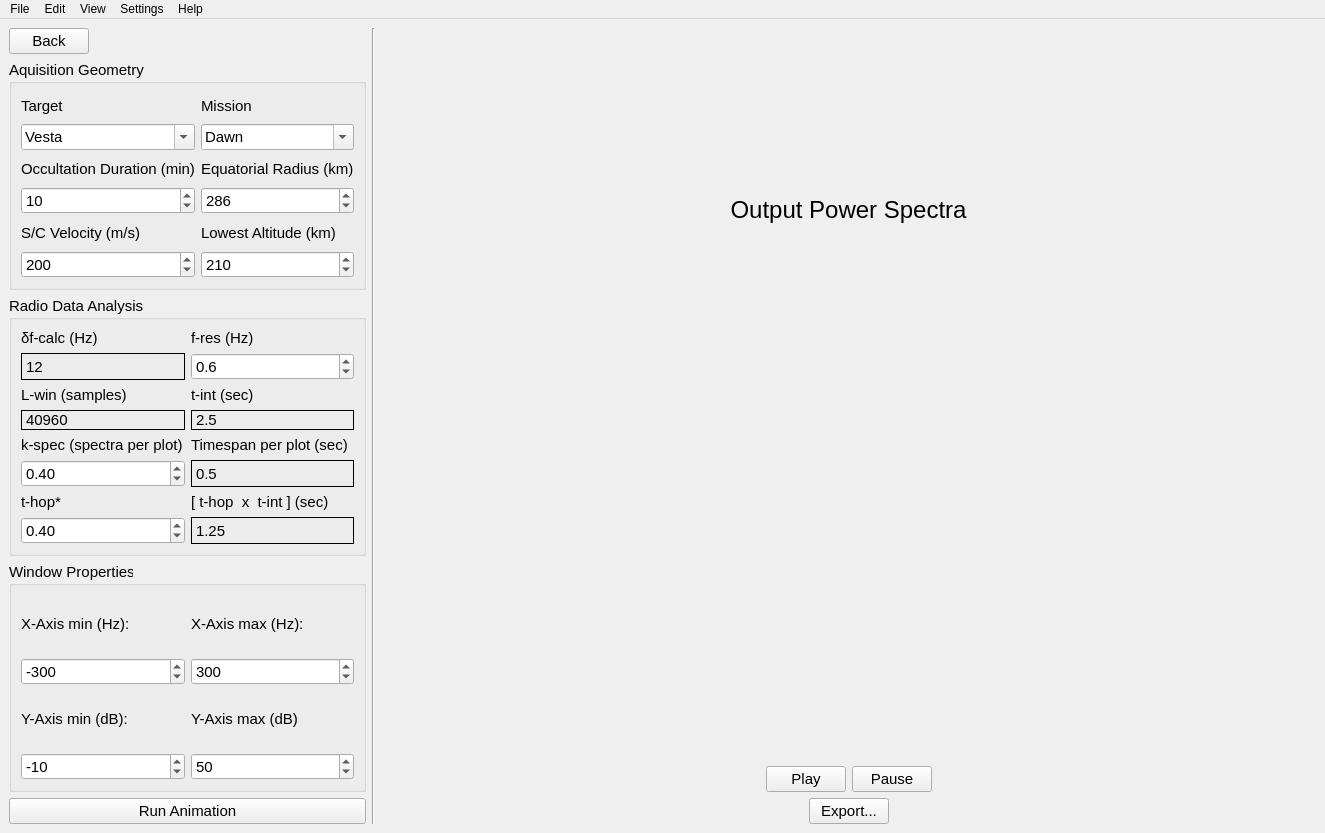
<?xml version="1.0" encoding="UTF-8"?>
<ui version="4.0">
 <class>MainWindow</class>
 <widget class="QMainWindow" name="MainWindow">
  <property name="geometry">
   <rect>
    <x>0</x>
    <y>0</y>
    <width>1325</width>
    <height>833</height>
   </rect>
  </property>
  <property name="font">
   <font>
    <family>Arial</family>
    <pointsize>9</pointsize>
    <weight>50</weight>
    <bold>false</bold>
   </font>
  </property>
  <property name="windowTitle">
   <string>MainWindow</string>
  </property>
  <widget class="QWidget" name="centralwidget">
   <property name="font">
    <font>
     <pointsize>9</pointsize>
    </font>
   </property>
   <layout class="QGridLayout" name="gridLayout">
    <item row="1" column="2">
     <layout class="QHBoxLayout" name="horizontalLayout" stretch="1,1,5">
      <item>
       <layout class="QVBoxLayout" name="vlayout_left">
        <item>
         <layout class="QHBoxLayout" name="horizontalLayout_7">
          <item>
           <widget class="QPushButton" name="btn_back">
            <property name="font">
             <font>
              <pointsize>11</pointsize>
             </font>
            </property>
            <property name="text">
             <string>Back</string>
            </property>
           </widget>
          </item>
          <item>
           <spacer name="horizontalSpacer_5">
            <property name="orientation">
             <enum>Qt::Horizontal</enum>
            </property>
            <property name="sizeHint" stdset="0">
             <size>
              <width>40</width>
              <height>20</height>
             </size>
            </property>
           </spacer>
          </item>
         </layout>
        </item>
        <item>
         <widget class="QGroupBox" name="group_aq_geometry">
          <property name="font">
           <font>
            <family>Arial</family>
            <pointsize>11</pointsize>
           </font>
          </property>
          <property name="title">
           <string>Aquisition Geometry</string>
          </property>
          <layout class="QGridLayout" name="gridLayout_3">
           <item row="0" column="0">
            <widget class="QLabel" name="lbl_target">
             <property name="font">
              <font>
               <family>Arial</family>
               <pointsize>11</pointsize>
              </font>
             </property>
             <property name="text">
              <string>Target</string>
             </property>
            </widget>
           </item>
           <item row="0" column="1">
            <widget class="QLabel" name="lbl_mission">
             <property name="font">
              <font>
               <family>Arial</family>
               <pointsize>11</pointsize>
              </font>
             </property>
             <property name="text">
              <string>Mission</string>
             </property>
            </widget>
           </item>
           <item row="1" column="0">
            <widget class="QComboBox" name="combo_target">
             <property name="enabled">
              <bool>true</bool>
             </property>
             <property name="editable">
              <bool>true</bool>
             </property>
             <property name="currentText">
              <string>Vesta</string>
             </property>
            </widget>
           </item>
           <item row="1" column="1">
            <widget class="QComboBox" name="combo_mission">
             <property name="enabled">
              <bool>true</bool>
             </property>
             <property name="editable">
              <bool>true</bool>
             </property>
             <property name="currentText">
              <string>Dawn</string>
             </property>
            </widget>
           </item>
           <item row="2" column="0">
            <widget class="QLabel" name="lbl_occ_duration">
             <property name="font">
              <font>
               <family>Arial</family>
               <pointsize>11</pointsize>
              </font>
             </property>
             <property name="text">
              <string>Occultation Duration (min)</string>
             </property>
            </widget>
           </item>
           <item row="2" column="1">
            <widget class="QLabel" name="lbl_eq_radius">
             <property name="font">
              <font>
               <family>Arial</family>
               <pointsize>11</pointsize>
              </font>
             </property>
             <property name="text">
              <string>Equatorial Radius (km)</string>
             </property>
            </widget>
           </item>
           <item row="3" column="0">
            <widget class="QSpinBox" name="spin_occ_duration">
             <property name="enabled">
              <bool>true</bool>
             </property>
             <property name="font">
              <font>
               <family>Arial</family>
               <pointsize>11</pointsize>
              </font>
             </property>
             <property name="minimum">
              <number>-100</number>
             </property>
             <property name="value">
              <number>10</number>
             </property>
            </widget>
           </item>
           <item row="3" column="1">
            <widget class="QSpinBox" name="spin_eq_radius">
             <property name="enabled">
              <bool>true</bool>
             </property>
             <property name="font">
              <font>
               <family>Arial</family>
               <pointsize>11</pointsize>
              </font>
             </property>
             <property name="minimum">
              <number>-100</number>
             </property>
             <property name="maximum">
              <number>1000000000</number>
             </property>
             <property name="value">
              <number>286</number>
             </property>
            </widget>
           </item>
           <item row="4" column="0">
            <widget class="QLabel" name="lbl_sc_veolcity">
             <property name="font">
              <font>
               <family>Arial</family>
               <pointsize>11</pointsize>
              </font>
             </property>
             <property name="text">
              <string>S/C Velocity (m/s)</string>
             </property>
            </widget>
           </item>
           <item row="4" column="1">
            <widget class="QLabel" name="lbl_lowest_alt">
             <property name="font">
              <font>
               <family>Arial</family>
               <pointsize>11</pointsize>
              </font>
             </property>
             <property name="text">
              <string>Lowest Altitude (km)</string>
             </property>
            </widget>
           </item>
           <item row="5" column="0">
            <widget class="QSpinBox" name="spin_sc_velocity">
             <property name="enabled">
              <bool>true</bool>
             </property>
             <property name="font">
              <font>
               <family>Arial</family>
               <pointsize>11</pointsize>
              </font>
             </property>
             <property name="minimum">
              <number>-100</number>
             </property>
             <property name="maximum">
              <number>1000</number>
             </property>
             <property name="value">
              <number>200</number>
             </property>
            </widget>
           </item>
           <item row="5" column="1">
            <widget class="QSpinBox" name="spin_lowest_alt">
             <property name="enabled">
              <bool>true</bool>
             </property>
             <property name="font">
              <font>
               <family>Arial</family>
               <pointsize>11</pointsize>
              </font>
             </property>
             <property name="minimum">
              <number>-100</number>
             </property>
             <property name="maximum">
              <number>1000</number>
             </property>
             <property name="value">
              <number>210</number>
             </property>
            </widget>
           </item>
          </layout>
         </widget>
        </item>
        <item>
         <widget class="QGroupBox" name="group_radio_analysis">
          <property name="font">
           <font>
            <family>Arial</family>
            <pointsize>11</pointsize>
           </font>
          </property>
          <property name="title">
           <string>Radio Data Analysis </string>
          </property>
          <layout class="QGridLayout" name="gridLayout_4">
           <item row="4" column="0">
            <widget class="QLabel" name="lbl_k_spec">
             <property name="font">
              <font>
               <family>Arial</family>
               <pointsize>11</pointsize>
              </font>
             </property>
             <property name="text">
              <string>k-spec (spectra per plot)</string>
             </property>
            </widget>
           </item>
           <item row="2" column="0">
            <widget class="QLabel" name="lbl_l_win">
             <property name="font">
              <font>
               <family>Arial</family>
               <pointsize>11</pointsize>
              </font>
             </property>
             <property name="text">
              <string>L-win (samples)</string>
             </property>
            </widget>
           </item>
           <item row="1" column="0">
            <widget class="QLabel" name="display_delta_f">
             <property name="enabled">
              <bool>true</bool>
             </property>
             <property name="frameShape">
              <enum>QFrame::Box</enum>
             </property>
             <property name="text">
              <string>12</string>
             </property>
            </widget>
           </item>
           <item row="1" column="1">
            <widget class="QDoubleSpinBox" name="spin_f_res">
             <property name="enabled">
              <bool>true</bool>
             </property>
             <property name="font">
              <font>
               <family>Arial</family>
               <pointsize>11</pointsize>
              </font>
             </property>
             <property name="decimals">
              <number>1</number>
             </property>
             <property name="value">
              <double>0.600000000000000</double>
             </property>
            </widget>
           </item>
           <item row="0" column="1">
            <widget class="QLabel" name="lbl_f_res">
             <property name="font">
              <font>
               <family>Arial</family>
               <pointsize>11</pointsize>
              </font>
             </property>
             <property name="text">
              <string>f-res (Hz)</string>
             </property>
            </widget>
           </item>
           <item row="0" column="0">
            <widget class="QLabel" name="lbl_delta_f">
             <property name="font">
              <font>
               <family>Arial</family>
               <pointsize>11</pointsize>
              </font>
             </property>
             <property name="text">
              <string>δf-calc (Hz)</string>
             </property>
            </widget>
           </item>
           <item row="3" column="0">
            <widget class="QLabel" name="display_l_win">
             <property name="enabled">
              <bool>true</bool>
             </property>
             <property name="frameShape">
              <enum>QFrame::Box</enum>
             </property>
             <property name="text">
              <string>40960</string>
             </property>
            </widget>
           </item>
           <item row="6" column="0">
            <widget class="QLabel" name="lbl_t_hop">
             <property name="font">
              <font>
               <family>Arial</family>
               <pointsize>11</pointsize>
              </font>
             </property>
             <property name="text">
              <string>t-hop*</string>
             </property>
            </widget>
           </item>
           <item row="4" column="1">
            <widget class="QLabel" name="lbl_timespan">
             <property name="font">
              <font>
               <family>Arial</family>
               <pointsize>11</pointsize>
              </font>
             </property>
             <property name="text">
              <string>Timespan per plot (sec)</string>
             </property>
            </widget>
           </item>
           <item row="6" column="1">
            <widget class="QLabel" name="lbl_thop_tint">
             <property name="font">
              <font>
               <family>Arial</family>
               <pointsize>11</pointsize>
              </font>
             </property>
             <property name="text">
              <string>[ t-hop  x  t-int ] (sec)</string>
             </property>
            </widget>
           </item>
           <item row="7" column="0">
            <widget class="QDoubleSpinBox" name="double_t_hop">
             <property name="enabled">
              <bool>true</bool>
             </property>
             <property name="font">
              <font>
               <family>Arial</family>
               <pointsize>11</pointsize>
              </font>
             </property>
             <property name="value">
              <double>0.400000000000000</double>
             </property>
            </widget>
           </item>
           <item row="7" column="1">
            <widget class="QLabel" name="display_thop_tint">
             <property name="enabled">
              <bool>true</bool>
             </property>
             <property name="frameShape">
              <enum>QFrame::Box</enum>
             </property>
             <property name="text">
              <string>1.25</string>
             </property>
            </widget>
           </item>
           <item row="2" column="1">
            <widget class="QLabel" name="lbl_t_int">
             <property name="font">
              <font>
               <family>Arial</family>
               <pointsize>11</pointsize>
              </font>
             </property>
             <property name="text">
              <string>t-int (sec)</string>
             </property>
            </widget>
           </item>
           <item row="5" column="0">
            <widget class="QDoubleSpinBox" name="double_k_spec">
             <property name="enabled">
              <bool>true</bool>
             </property>
             <property name="font">
              <font>
               <family>Arial</family>
               <pointsize>11</pointsize>
              </font>
             </property>
             <property name="value">
              <double>0.400000000000000</double>
             </property>
            </widget>
           </item>
           <item row="5" column="1">
            <widget class="QLabel" name="display_timespan">
             <property name="enabled">
              <bool>true</bool>
             </property>
             <property name="frameShape">
              <enum>QFrame::Box</enum>
             </property>
             <property name="text">
              <string>0.5</string>
             </property>
            </widget>
           </item>
           <item row="3" column="1">
            <widget class="QLabel" name="display_t_int">
             <property name="enabled">
              <bool>true</bool>
             </property>
             <property name="frameShape">
              <enum>QFrame::Box</enum>
             </property>
             <property name="text">
              <string>2.5</string>
             </property>
            </widget>
           </item>
          </layout>
         </widget>
        </item>
        <item>
         <widget class="QGroupBox" name="group_wind_props">
          <property name="font">
           <font>
            <family>Arial</family>
            <pointsize>11</pointsize>
           </font>
          </property>
          <property name="title">
           <string>Window Properties</string>
          </property>
          <layout class="QGridLayout" name="gridLayout_5">
           <item row="0" column="0">
            <widget class="QLabel" name="lbl_xmin">
             <property name="font">
              <font>
               <family>Arial</family>
               <pointsize>11</pointsize>
              </font>
             </property>
             <property name="text">
              <string>X-Axis min (Hz):</string>
             </property>
            </widget>
           </item>
           <item row="0" column="1">
            <widget class="QLabel" name="lbl_xmax">
             <property name="font">
              <font>
               <family>Arial</family>
               <pointsize>11</pointsize>
              </font>
             </property>
             <property name="text">
              <string>X-Axis max (Hz):</string>
             </property>
            </widget>
           </item>
           <item row="1" column="0">
            <widget class="QSpinBox" name="spin_xmin">
             <property name="enabled">
              <bool>true</bool>
             </property>
             <property name="font">
              <font>
               <family>Arial</family>
               <pointsize>11</pointsize>
              </font>
             </property>
             <property name="minimum">
              <number>-500</number>
             </property>
             <property name="value">
              <number>-300</number>
             </property>
            </widget>
           </item>
           <item row="1" column="1">
            <widget class="QSpinBox" name="spin_xmax">
             <property name="enabled">
              <bool>true</bool>
             </property>
             <property name="font">
              <font>
               <family>Arial</family>
               <pointsize>11</pointsize>
              </font>
             </property>
             <property name="minimum">
              <number>-50</number>
             </property>
             <property name="maximum">
              <number>500</number>
             </property>
             <property name="value">
              <number>300</number>
             </property>
            </widget>
           </item>
           <item row="2" column="0">
            <widget class="QLabel" name="lbl_ymin">
             <property name="font">
              <font>
               <family>Arial</family>
               <pointsize>11</pointsize>
              </font>
             </property>
             <property name="text">
              <string>Y-Axis min (dB):</string>
             </property>
            </widget>
           </item>
           <item row="2" column="1">
            <widget class="QLabel" name="lbl_ymax">
             <property name="font">
              <font>
               <family>Arial</family>
               <pointsize>11</pointsize>
              </font>
             </property>
             <property name="text">
              <string>Y-Axis max (dB)</string>
             </property>
            </widget>
           </item>
           <item row="3" column="0">
            <widget class="QSpinBox" name="spin_ymin">
             <property name="enabled">
              <bool>true</bool>
             </property>
             <property name="font">
              <font>
               <family>Arial</family>
               <pointsize>11</pointsize>
              </font>
             </property>
             <property name="minimum">
              <number>-100</number>
             </property>
             <property name="maximum">
              <number>3</number>
             </property>
             <property name="value">
              <number>-10</number>
             </property>
            </widget>
           </item>
           <item row="3" column="1">
            <widget class="QSpinBox" name="spin_ymax">
             <property name="enabled">
              <bool>true</bool>
             </property>
             <property name="font">
              <font>
               <family>Arial</family>
               <pointsize>11</pointsize>
              </font>
             </property>
             <property name="maximum">
              <number>500</number>
             </property>
             <property name="value">
              <number>50</number>
             </property>
            </widget>
           </item>
          </layout>
         </widget>
        </item>
        <item>
         <widget class="QPushButton" name="btn_run_animation">
          <property name="font">
           <font>
            <family>Arial</family>
            <pointsize>11</pointsize>
           </font>
          </property>
          <property name="text">
           <string>Run Animation</string>
          </property>
         </widget>
        </item>
       </layout>
      </item>
      <item>
       <widget class="Line" name="vline_center_divider">
        <property name="font">
         <font>
          <family>Arial</family>
          <pointsize>9</pointsize>
         </font>
        </property>
        <property name="orientation">
         <enum>Qt::Vertical</enum>
        </property>
       </widget>
      </item>
      <item>
       <layout class="QVBoxLayout" name="vlayout_right">
        <item>
         <widget class="QLabel" name="lbl_graph_header">
          <property name="font">
           <font>
            <family>Arial</family>
            <pointsize>18</pointsize>
           </font>
          </property>
          <property name="text">
           <string>Output Power Spectra</string>
          </property>
          <property name="alignment">
           <set>Qt::AlignCenter</set>
          </property>
         </widget>
        </item>
        <item>
         <widget class="BSRAnimation" name="widget_animation" native="true"/>
        </item>
        <item>
         <layout class="QHBoxLayout" name="horizontalLayout_3">
          <item>
           <spacer name="horizontalSpacer">
            <property name="orientation">
             <enum>Qt::Horizontal</enum>
            </property>
            <property name="sizeHint" stdset="0">
             <size>
              <width>40</width>
              <height>20</height>
             </size>
            </property>
           </spacer>
          </item>
          <item>
           <widget class="QPushButton" name="btn_play">
            <property name="font">
             <font>
              <pointsize>11</pointsize>
             </font>
            </property>
            <property name="text">
             <string>Play</string>
            </property>
           </widget>
          </item>
          <item>
           <widget class="QPushButton" name="btn_pause">
            <property name="font">
             <font>
              <pointsize>11</pointsize>
             </font>
            </property>
            <property name="text">
             <string>Pause</string>
            </property>
           </widget>
          </item>
          <item>
           <spacer name="horizontalSpacer_2">
            <property name="orientation">
             <enum>Qt::Horizontal</enum>
            </property>
            <property name="sizeHint" stdset="0">
             <size>
              <width>40</width>
              <height>20</height>
             </size>
            </property>
           </spacer>
          </item>
         </layout>
        </item>
        <item>
         <layout class="QHBoxLayout" name="horizontalLayout_5">
          <item>
           <spacer name="horizontalSpacer_3">
            <property name="orientation">
             <enum>Qt::Horizontal</enum>
            </property>
            <property name="sizeHint" stdset="0">
             <size>
              <width>40</width>
              <height>20</height>
             </size>
            </property>
           </spacer>
          </item>
          <item>
           <widget class="QPushButton" name="btn_export">
            <property name="enabled">
             <bool>true</bool>
            </property>
            <property name="font">
             <font>
              <family>Arial</family>
              <pointsize>11</pointsize>
             </font>
            </property>
            <property name="text">
             <string>Export...</string>
            </property>
           </widget>
          </item>
          <item>
           <spacer name="horizontalSpacer_4">
            <property name="orientation">
             <enum>Qt::Horizontal</enum>
            </property>
            <property name="sizeHint" stdset="0">
             <size>
              <width>40</width>
              <height>20</height>
             </size>
            </property>
           </spacer>
          </item>
         </layout>
        </item>
       </layout>
      </item>
     </layout>
    </item>
   </layout>
  </widget>
  <widget class="QMenuBar" name="menubar">
   <property name="geometry">
    <rect>
     <x>0</x>
     <y>0</y>
     <width>1325</width>
     <height>26</height>
    </rect>
   </property>
   <widget class="QMenu" name="menuFile">
    <property name="title">
     <string>File</string>
    </property>
   </widget>
   <widget class="QMenu" name="menuEdit">
    <property name="title">
     <string>Edit</string>
    </property>
   </widget>
   <widget class="QMenu" name="menuView">
    <property name="title">
     <string>View</string>
    </property>
   </widget>
   <widget class="QMenu" name="menuSettings">
    <property name="title">
     <string>Settings</string>
    </property>
   </widget>
   <widget class="QMenu" name="menuHelp">
    <property name="font">
     <font>
      <family>Arial</family>
     </font>
    </property>
    <property name="title">
     <string>Help</string>
    </property>
   </widget>
   <addaction name="menuFile"/>
   <addaction name="menuEdit"/>
   <addaction name="menuView"/>
   <addaction name="menuSettings"/>
   <addaction name="menuHelp"/>
  </widget>
  <action name="actionView">
   <property name="text">
    <string>View</string>
   </property>
  </action>
 </widget>
 <customwidgets>
  <customwidget>
   <class>BSRAnimation</class>
   <extends>QWidget</extends>
   <header>animation_v4</header>
   <container>1</container>
  </customwidget>
 </customwidgets>
 <resources/>
 <connections/>
</ui>
